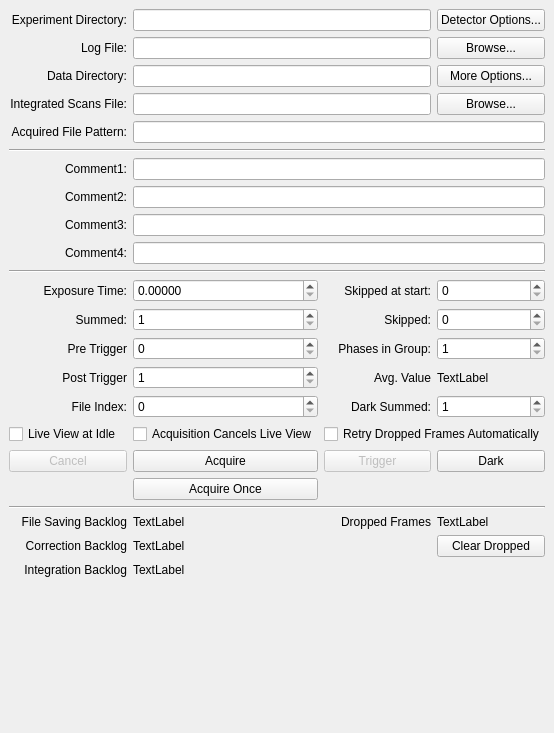
          <widget class="QStackedWidget" name="m_AcquisitionDialogAspects">
           <property name="currentIndex">
            <number>0</number>
           </property>
           <widget class="QWidget" name="m_DetectorPage">
            <layout class="QGridLayout" name="gridLayout_6">
             <item row="14" column="3">
              <widget class="QSpinBox" name="m_SkippedExposures">
               <property name="sizePolicy">
                <sizepolicy hsizetype="Preferred" vsizetype="Fixed">
                 <horstretch>1</horstretch>
                 <verstretch>0</verstretch>
                </sizepolicy>
               </property>
               <property name="toolTip">
                <string>Number of exposures to skip between each saved image
Script Property: &quot;acquisition.skippedExposures&quot;
Script Function: skippedExposures()</string>
               </property>
               <property name="keyboardTracking">
                <bool>false</bool>
               </property>
               <property name="minimum">
                <number>0</number>
               </property>
               <property name="maximum">
                <number>9999999</number>
               </property>
               <property name="value">
                <number>0</number>
               </property>
              </widget>
             </item>
             <item row="22" column="0" colspan="4">
              <widget class="Line" name="line_3">
               <property name="orientation">
                <enum>Qt::Horizontal</enum>
               </property>
              </widget>
             </item>
             <item row="3" column="3">
              <widget class="QPushButton" name="m_AcquireOptionsButton">
               <property name="toolTip">
                <string>Acquisition options, such as
Location(s) where data files are saved
</string>
               </property>
               <property name="text">
                <string>More Options...</string>
               </property>
              </widget>
             </item>
             <item row="9" column="0">
              <widget class="QLabel" name="label_13">
               <property name="text">
                <string>Comment2:</string>
               </property>
               <property name="alignment">
                <set>Qt::AlignRight|Qt::AlignTrailing|Qt::AlignVCenter</set>
               </property>
              </widget>
             </item>
             <item row="16" column="0">
              <widget class="QLabel" name="label_9">
               <property name="text">
                <string>Post Trigger</string>
               </property>
               <property name="alignment">
                <set>Qt::AlignRight|Qt::AlignTrailing|Qt::AlignVCenter</set>
               </property>
              </widget>
             </item>
             <item row="16" column="1">
              <widget class="QSpinBox" name="m_PostTriggerFiles">
               <property name="sizePolicy">
                <sizepolicy hsizetype="Preferred" vsizetype="Fixed">
                 <horstretch>1</horstretch>
                 <verstretch>0</verstretch>
                </sizepolicy>
               </property>
               <property name="toolTip">
                <string>Total number of file groups in synchronized acquisition,
total number of images in 'conventional' acquisition
Script: &quot;acquisition.postTriggerFiles&quot;
Script Function: postTriggerFiles()</string>
               </property>
               <property name="specialValueText">
                <string/>
               </property>
               <property name="keyboardTracking">
                <bool>false</bool>
               </property>
               <property name="minimum">
                <number>1</number>
               </property>
               <property name="maximum">
                <number>9999999</number>
               </property>
               <property name="value">
                <number>1</number>
               </property>
              </widget>
             </item>
             <item row="17" column="0">
              <widget class="QLabel" name="label_5">
               <property name="text">
                <string>File Index:</string>
               </property>
               <property name="alignment">
                <set>Qt::AlignRight|Qt::AlignTrailing|Qt::AlignVCenter</set>
               </property>
              </widget>
             </item>
             <item row="3" column="0">
              <widget class="QLabel" name="label_20">
               <property name="text">
                <string>Data Directory:</string>
               </property>
               <property name="alignment">
                <set>Qt::AlignRight|Qt::AlignTrailing|Qt::AlignVCenter</set>
               </property>
              </widget>
             </item>
             <item row="10" column="1" colspan="3">
              <widget class="QLineEdit" name="m_UserComment3">
               <property name="sizePolicy">
                <sizepolicy hsizetype="Preferred" vsizetype="Fixed">
                 <horstretch>1</horstretch>
                 <verstretch>0</verstretch>
                </sizepolicy>
               </property>
               <property name="toolTip">
                <string>User Comment 3 (saved in data files)
Script Property: &quot;acquisition.userComment3&quot;
</string>
               </property>
              </widget>
             </item>
             <item row="23" column="3">
              <widget class="QLabel" name="m_DroppedFrames">
               <property name="toolTip">
                <string>Count of dropped frames</string>
               </property>
               <property name="text">
                <string>TextLabel</string>
               </property>
              </widget>
             </item>
             <item row="6" column="0">
              <widget class="QLabel" name="label_4">
               <property name="text">
                <string> Acquired File Pattern:</string>
               </property>
               <property name="alignment">
                <set>Qt::AlignRight|Qt::AlignTrailing|Qt::AlignVCenter</set>
               </property>
              </widget>
             </item>
             <item row="11" column="1" colspan="3">
              <widget class="QLineEdit" name="m_UserComment4">
               <property name="sizePolicy">
                <sizepolicy hsizetype="Preferred" vsizetype="Fixed">
                 <horstretch>1</horstretch>
                 <verstretch>0</verstretch>
                </sizepolicy>
               </property>
               <property name="toolTip">
                <string>User Comment 4 (saved in data files)
Script Property: &quot;acquisition.userComment4&quot;
</string>
               </property>
              </widget>
             </item>
             <item row="15" column="1">
              <widget class="QSpinBox" name="m_PreTriggerFiles">
               <property name="sizePolicy">
                <sizepolicy hsizetype="Preferred" vsizetype="Fixed">
                 <horstretch>1</horstretch>
                 <verstretch>0</verstretch>
                </sizepolicy>
               </property>
               <property name="toolTip">
                <string>Total number of pre trigger file groups in synchronized acquisition,
total number of pre trigger files in 'conventional' acquisition
Script: &quot;acquisition.preTriggerFiles&quot;
Script Function: preTriggerFiles()</string>
               </property>
               <property name="specialValueText">
                <string/>
               </property>
               <property name="keyboardTracking">
                <bool>false</bool>
               </property>
               <property name="minimum">
                <number>0</number>
               </property>
               <property name="maximum">
                <number>9999999</number>
               </property>
               <property name="value">
                <number>0</number>
               </property>
              </widget>
             </item>
             <item row="6" column="1" colspan="3">
              <widget class="QLineEdit" name="m_FilePattern">
               <property name="sizePolicy">
                <sizepolicy hsizetype="Preferred" vsizetype="Fixed">
                 <horstretch>1</horstretch>
                 <verstretch>0</verstretch>
                </sizepolicy>
               </property>
               <property name="toolTip">
                <string>Base File Name Pattern
Script Property: &quot;acquisition.filePattern&quot;
Script Function: filePattern()
Files: &lt;pattern&gt;-&lt;nnnnn&gt;-&lt;ppp&gt;.tif
Dark: &lt;pattern&gt;-&lt;nnnnn&gt;.dark.tif
Raw: &lt;pattern&gt;-&lt;nnnnn&gt;-&lt;ppp&gt;.raw.tif</string>
               </property>
              </widget>
             </item>
             <item row="15" column="0">
              <widget class="QLabel" name="label_11">
               <property name="text">
                <string>Pre Trigger</string>
               </property>
               <property name="alignment">
                <set>Qt::AlignRight|Qt::AlignTrailing|Qt::AlignVCenter</set>
               </property>
              </widget>
             </item>
             <item row="16" column="3">
              <widget class="QLabel" name="m_AverageDisplay">
               <property name="toolTip">
                <string>Average value of acquired frames</string>
               </property>
               <property name="text">
                <string>TextLabel</string>
               </property>
              </widget>
             </item>
             <item row="20" column="2">
              <widget class="QPushButton" name="m_TriggerButton">
               <property name="enabled">
                <bool>false</bool>
               </property>
               <property name="sizePolicy">
                <sizepolicy hsizetype="Preferred" vsizetype="Fixed">
                 <horstretch>1</horstretch>
                 <verstretch>0</verstretch>
                </sizepolicy>
               </property>
               <property name="toolTip">
                <string>Trigger acquisition
Script Function: trigger()</string>
               </property>
               <property name="text">
                <string>Trigger</string>
               </property>
              </widget>
             </item>
             <item row="5" column="0">
              <widget class="QLabel" name="label_27">
               <property name="text">
                <string>Integrated Scans File:</string>
               </property>
               <property name="alignment">
                <set>Qt::AlignRight|Qt::AlignTrailing|Qt::AlignVCenter</set>
               </property>
              </widget>
             </item>
             <item row="23" column="0">
              <widget class="QLabel" name="label_28">
               <property name="text">
                <string>File Saving Backlog</string>
               </property>
               <property name="alignment">
                <set>Qt::AlignRight|Qt::AlignTrailing|Qt::AlignVCenter</set>
               </property>
              </widget>
             </item>
             <item row="13" column="2">
              <widget class="QLabel" name="label_24">
               <property name="text">
                <string>Skipped at start:</string>
               </property>
               <property name="alignment">
                <set>Qt::AlignRight|Qt::AlignTrailing|Qt::AlignVCenter</set>
               </property>
              </widget>
             </item>
             <item row="13" column="3">
              <widget class="QSpinBox" name="m_SkippedExposuresAtStart">
               <property name="sizePolicy">
                <sizepolicy hsizetype="Preferred" vsizetype="Fixed">
                 <horstretch>1</horstretch>
                 <verstretch>0</verstretch>
                </sizepolicy>
               </property>
               <property name="toolTip">
                <string>Number of exposures to skip before each acquisition sequence
Script Property: &quot;acquisition.skippedExposuresAtStart&quot;</string>
               </property>
               <property name="keyboardTracking">
                <bool>false</bool>
               </property>
               <property name="minimum">
                <number>0</number>
               </property>
               <property name="maximum">
                <number>9999999</number>
               </property>
               <property name="value">
                <number>0</number>
               </property>
              </widget>
             </item>
             <item row="2" column="1" colspan="2">
              <widget class="QLineEdit" name="m_LogFileName">
               <property name="sizePolicy">
                <sizepolicy hsizetype="Preferred" vsizetype="Fixed">
                 <horstretch>1</horstretch>
                 <verstretch>0</verstretch>
                </sizepolicy>
               </property>
               <property name="toolTip">
                <string>Name of log file 
(relative to experiment directory)
</string>
               </property>
               <property name="readOnly">
                <bool>false</bool>
               </property>
              </widget>
             </item>
             <item row="19" column="1">
              <widget class="QCheckBox" name="m_AcquisitionCancelsLiveView">
               <property name="text">
                <string>Acquisition Cancels Live View</string>
               </property>
              </widget>
             </item>
             <item row="24" column="1">
              <widget class="QLabel" name="m_CorrectionBacklog">
               <property name="toolTip">
                <string>Number of frames still to be corrected</string>
               </property>
               <property name="text">
                <string>TextLabel</string>
               </property>
              </widget>
             </item>
             <item row="1" column="3">
              <widget class="QPushButton" name="m_DetectorOptionsButton">
               <property name="toolTip">
                <string>Acquisition options, such as
Location(s) where data files are saved
</string>
               </property>
               <property name="text">
                <string>Detector Options...</string>
               </property>
              </widget>
             </item>
             <item row="9" column="1" colspan="3">
              <widget class="QLineEdit" name="m_UserComment2">
               <property name="sizePolicy">
                <sizepolicy hsizetype="Preferred" vsizetype="Fixed">
                 <horstretch>1</horstretch>
                 <verstretch>0</verstretch>
                </sizepolicy>
               </property>
               <property name="toolTip">
                <string>User Comment 2 (saved in data files)
Script Property: &quot;acquisition.userComment2&quot;
</string>
               </property>
              </widget>
             </item>
             <item row="5" column="1" colspan="2">
              <widget class="QLineEdit" name="m_ScanFileName">
               <property name="sizePolicy">
                <sizepolicy hsizetype="Preferred" vsizetype="Fixed">
                 <horstretch>1</horstretch>
                 <verstretch>0</verstretch>
                </sizepolicy>
               </property>
               <property name="toolTip">
                <string>Name of integrated scans file
(relative to data directory)</string>
               </property>
               <property name="readOnly">
                <bool>false</bool>
               </property>
              </widget>
             </item>
             <item row="12" column="0" colspan="4">
              <widget class="Line" name="line_2">
               <property name="orientation">
                <enum>Qt::Horizontal</enum>
               </property>
              </widget>
             </item>
             <item row="23" column="2">
              <widget class="QLabel" name="label_23">
               <property name="text">
                <string>Dropped Frames</string>
               </property>
               <property name="alignment">
                <set>Qt::AlignRight|Qt::AlignTrailing|Qt::AlignVCenter</set>
               </property>
              </widget>
             </item>
             <item row="20" column="0">
              <widget class="QPushButton" name="m_CancelButton">
               <property name="enabled">
                <bool>false</bool>
               </property>
               <property name="toolTip">
                <string>Cancel an acquisition
Script Function: acquireCancel()</string>
               </property>
               <property name="text">
                <string>Cancel</string>
               </property>
              </widget>
             </item>
             <item row="8" column="0">
              <widget class="QLabel" name="label_8">
               <property name="text">
                <string>Comment1:</string>
               </property>
               <property name="alignment">
                <set>Qt::AlignRight|Qt::AlignTrailing|Qt::AlignVCenter</set>
               </property>
              </widget>
             </item>
             <item row="26" column="0" colspan="4">
              <spacer name="verticalSpacer_3">
               <property name="orientation">
                <enum>Qt::Vertical</enum>
               </property>
               <property name="sizeHint" stdset="0">
                <size>
                 <width>88</width>
                 <height>147</height>
                </size>
               </property>
              </spacer>
             </item>
             <item row="11" column="0">
              <widget class="QLabel" name="label_21">
               <property name="text">
                <string>Comment4:</string>
               </property>
               <property name="alignment">
                <set>Qt::AlignRight|Qt::AlignTrailing|Qt::AlignVCenter</set>
               </property>
              </widget>
             </item>
             <item row="2" column="3">
              <widget class="QPushButton" name="m_BrowseLogFileButton">
               <property name="toolTip">
                <string>Select New Log File...</string>
               </property>
               <property name="text">
                <string>Browse...</string>
               </property>
              </widget>
             </item>
             <item row="1" column="1" colspan="2">
              <widget class="QLineEdit" name="m_ExperimentDirectory">
               <property name="sizePolicy">
                <sizepolicy hsizetype="Preferred" vsizetype="Fixed">
                 <horstretch>1</horstretch>
                 <verstretch>0</verstretch>
                </sizepolicy>
               </property>
               <property name="toolTip">
                <string>The directory where the experiment file is saved
Can only be changed by saving a new experiment</string>
               </property>
               <property name="readOnly">
                <bool>true</bool>
               </property>
              </widget>
             </item>
             <item row="19" column="0">
              <widget class="QCheckBox" name="m_LiveViewAtIdle">
               <property name="text">
                <string>Live View at Idle</string>
               </property>
              </widget>
             </item>
             <item row="8" column="1" colspan="3">
              <widget class="QLineEdit" name="m_UserComment1">
               <property name="sizePolicy">
                <sizepolicy hsizetype="Preferred" vsizetype="Fixed">
                 <horstretch>1</horstretch>
                 <verstretch>0</verstretch>
                </sizepolicy>
               </property>
               <property name="toolTip">
                <string>User Comment 1 (saved in data files)
Script Property: &quot;acquisition.userComment1&quot;
</string>
               </property>
              </widget>
             </item>
             <item row="13" column="1">
              <widget class="QxrdExposureTimeSpinner" name="m_ExposureTime">
               <property name="sizePolicy">
                <sizepolicy hsizetype="Preferred" vsizetype="Fixed">
                 <horstretch>1</horstretch>
                 <verstretch>0</verstretch>
                </sizepolicy>
               </property>
               <property name="toolTip">
                <string>Exposure time for each acquired image
Script Property: &quot;acquisition.exposureTime&quot;
Script Function: exposureTime()</string>
               </property>
               <property name="accelerated">
                <bool>false</bool>
               </property>
               <property name="keyboardTracking">
                <bool>false</bool>
               </property>
               <property name="decimals">
                <number>5</number>
               </property>
               <property name="maximum">
                <double>10.000000000000000</double>
               </property>
              </widget>
             </item>
             <item row="24" column="3">
              <widget class="QPushButton" name="m_ClearDroppedButton">
               <property name="enabled">
                <bool>true</bool>
               </property>
               <property name="sizePolicy">
                <sizepolicy hsizetype="Preferred" vsizetype="Fixed">
                 <horstretch>1</horstretch>
                 <verstretch>0</verstretch>
                </sizepolicy>
               </property>
               <property name="toolTip">
                <string>Clear dropped frames counter</string>
               </property>
               <property name="text">
                <string>Clear Dropped</string>
               </property>
              </widget>
             </item>
             <item row="10" column="0">
              <widget class="QLabel" name="label_22">
               <property name="text">
                <string>Comment3:</string>
               </property>
               <property name="alignment">
                <set>Qt::AlignRight|Qt::AlignTrailing|Qt::AlignVCenter</set>
               </property>
              </widget>
             </item>
             <item row="15" column="2">
              <widget class="QLabel" name="label_6">
               <property name="text">
                <string>Phases in Group:</string>
               </property>
               <property name="alignment">
                <set>Qt::AlignRight|Qt::AlignTrailing|Qt::AlignVCenter</set>
               </property>
              </widget>
             </item>
             <item row="19" column="2" colspan="2">
              <widget class="QCheckBox" name="m_RetryDropped">
               <property name="text">
                <string>Retry Dropped Frames Automatically</string>
               </property>
              </widget>
             </item>
             <item row="17" column="2">
              <widget class="QLabel" name="label_7">
               <property name="text">
                <string>Dark Summed:</string>
               </property>
               <property name="alignment">
                <set>Qt::AlignRight|Qt::AlignTrailing|Qt::AlignVCenter</set>
               </property>
              </widget>
             </item>
             <item row="7" column="0" colspan="4">
              <widget class="Line" name="line">
               <property name="orientation">
                <enum>Qt::Horizontal</enum>
               </property>
              </widget>
             </item>
             <item row="20" column="1">
              <widget class="QPushButton" name="m_AcquireButton">
               <property name="enabled">
                <bool>true</bool>
               </property>
               <property name="sizePolicy">
                <sizepolicy hsizetype="Preferred" vsizetype="Fixed">
                 <horstretch>1</horstretch>
                 <verstretch>0</verstretch>
                </sizepolicy>
               </property>
               <property name="toolTip">
                <string>Do regular acquisition
Script Function: acquire([fileName
                                       [,exposure
                                       [,summed
                                       [,postTrigger
                                       [,preTrigger
                                       [,nPhases]]]]]])
</string>
               </property>
               <property name="text">
                <string>Acquire</string>
               </property>
              </widget>
             </item>
             <item row="15" column="3">
              <widget class="QSpinBox" name="m_PhasesInGroup">
               <property name="sizePolicy">
                <sizepolicy hsizetype="Preferred" vsizetype="Fixed">
                 <horstretch>1</horstretch>
                 <verstretch>0</verstretch>
                </sizepolicy>
               </property>
               <property name="toolTip">
                <string>Total number of phases in each file group for synchronized acquisition
Set to 1 to acquire individual images,
Script: &quot;acquisition.phasesInGroup&quot;
Script Function: phasesInGroup()</string>
               </property>
               <property name="specialValueText">
                <string/>
               </property>
               <property name="keyboardTracking">
                <bool>false</bool>
               </property>
               <property name="minimum">
                <number>1</number>
               </property>
               <property name="maximum">
                <number>9999999</number>
               </property>
               <property name="value">
                <number>1</number>
               </property>
              </widget>
             </item>
             <item row="13" column="0">
              <widget class="QLabel" name="label_10">
               <property name="text">
                <string>Exposure Time:</string>
               </property>
               <property name="alignment">
                <set>Qt::AlignRight|Qt::AlignTrailing|Qt::AlignVCenter</set>
               </property>
              </widget>
             </item>
             <item row="2" column="0">
              <widget class="QLabel" name="label_25">
               <property name="text">
                <string>Log File:</string>
               </property>
               <property name="alignment">
                <set>Qt::AlignRight|Qt::AlignTrailing|Qt::AlignVCenter</set>
               </property>
              </widget>
             </item>
             <item row="25" column="1">
              <widget class="QLabel" name="m_IntegrationBacklog">
               <property name="toolTip">
                <string>Number of frames still to be integrated</string>
               </property>
               <property name="text">
                <string>TextLabel</string>
               </property>
              </widget>
             </item>
             <item row="14" column="1">
              <widget class="QSpinBox" name="m_SummedExposures">
               <property name="sizePolicy">
                <sizepolicy hsizetype="Preferred" vsizetype="Fixed">
                 <horstretch>1</horstretch>
                 <verstretch>0</verstretch>
                </sizepolicy>
               </property>
               <property name="toolTip">
                <string>Number of exposures to sum for each saved image
Script Property: &quot;acquisition.summedExposures&quot;
Script Function: summedExposures()</string>
               </property>
               <property name="keyboardTracking">
                <bool>false</bool>
               </property>
               <property name="minimum">
                <number>1</number>
               </property>
               <property name="maximum">
                <number>9999999</number>
               </property>
              </widget>
             </item>
             <item row="5" column="3">
              <widget class="QPushButton" name="m_BrowseScanFileButton">
               <property name="toolTip">
                <string>Select New Scan File...</string>
               </property>
               <property name="text">
                <string>Browse...</string>
               </property>
              </widget>
             </item>
             <item row="17" column="1">
              <widget class="QSpinBox" name="m_FileIndex">
               <property name="sizePolicy">
                <sizepolicy hsizetype="Preferred" vsizetype="Fixed">
                 <horstretch>1</horstretch>
                 <verstretch>0</verstretch>
                </sizepolicy>
               </property>
               <property name="toolTip">
                <string>Index number, substituted into file names, and incremented with each image
Script Property: acquisition.fileIndex
Script Function: fileindex()</string>
               </property>
               <property name="keyboardTracking">
                <bool>false</bool>
               </property>
               <property name="maximum">
                <number>99999999</number>
               </property>
              </widget>
             </item>
             <item row="1" column="0">
              <widget class="QLabel" name="label_26">
               <property name="text">
                <string>Experiment Directory:</string>
               </property>
               <property name="alignment">
                <set>Qt::AlignRight|Qt::AlignTrailing|Qt::AlignVCenter</set>
               </property>
              </widget>
             </item>
             <item row="20" column="3">
              <widget class="QPushButton" name="m_DarkAcquireButton">
               <property name="enabled">
                <bool>true</bool>
               </property>
               <property name="sizePolicy">
                <sizepolicy hsizetype="Preferred" vsizetype="Fixed">
                 <horstretch>1</horstretch>
                 <verstretch>0</verstretch>
                </sizepolicy>
               </property>
               <property name="toolTip">
                <string>Do Dark Acquisition
Script Function: acquireDark([fileName[,exposures[,summed]]])</string>
               </property>
               <property name="text">
                <string>Dark</string>
               </property>
              </widget>
             </item>
             <item row="24" column="0">
              <widget class="QLabel" name="label_29">
               <property name="text">
                <string>Correction Backlog</string>
               </property>
               <property name="alignment">
                <set>Qt::AlignRight|Qt::AlignTrailing|Qt::AlignVCenter</set>
               </property>
              </widget>
             </item>
             <item row="14" column="2">
              <widget class="QLabel" name="label_30">
               <property name="text">
                <string>Skipped:</string>
               </property>
               <property name="alignment">
                <set>Qt::AlignRight|Qt::AlignTrailing|Qt::AlignVCenter</set>
               </property>
              </widget>
             </item>
             <item row="17" column="3">
              <widget class="QSpinBox" name="m_DarkSummedExposures">
               <property name="sizePolicy">
                <sizepolicy hsizetype="Preferred" vsizetype="Fixed">
                 <horstretch>1</horstretch>
                 <verstretch>0</verstretch>
                </sizepolicy>
               </property>
               <property name="toolTip">
                <string>Number of exposures to sum for dark image
Script Property: acquisition.darkSummedExposures
Script Function: darkSummedExposures()</string>
               </property>
               <property name="keyboardTracking">
                <bool>false</bool>
               </property>
               <property name="minimum">
                <number>1</number>
               </property>
               <property name="maximum">
                <number>9999999</number>
               </property>
              </widget>
             </item>
             <item row="25" column="0">
              <widget class="QLabel" name="label_31">
               <property name="text">
                <string>Integration Backlog</string>
               </property>
               <property name="alignment">
                <set>Qt::AlignRight|Qt::AlignTrailing|Qt::AlignVCenter</set>
               </property>
              </widget>
             </item>
             <item row="3" column="1" colspan="2">
              <widget class="QLineEdit" name="m_DataDirectory">
               <property name="sizePolicy">
                <sizepolicy hsizetype="Preferred" vsizetype="Fixed">
                 <horstretch>1</horstretch>
                 <verstretch>0</verstretch>
                </sizepolicy>
               </property>
               <property name="toolTip">
                <string>The directory where data files will be saved
(relative to the experiment directory)
</string>
               </property>
               <property name="readOnly">
                <bool>false</bool>
               </property>
              </widget>
             </item>
             <item row="14" column="0">
              <widget class="QLabel" name="label_32">
               <property name="text">
                <string>Summed:</string>
               </property>
               <property name="alignment">
                <set>Qt::AlignRight|Qt::AlignTrailing|Qt::AlignVCenter</set>
               </property>
              </widget>
             </item>
             <item row="16" column="2">
              <widget class="QLabel" name="label_33">
               <property name="text">
                <string>Avg. Value</string>
               </property>
               <property name="alignment">
                <set>Qt::AlignRight|Qt::AlignTrailing|Qt::AlignVCenter</set>
               </property>
              </widget>
             </item>
             <item row="23" column="1">
              <widget class="QLabel" name="m_SaverBacklog">
               <property name="toolTip">
                <string>Number of frames still to be corrected</string>
               </property>
               <property name="text">
                <string>TextLabel</string>
               </property>
              </widget>
             </item>
             <item row="21" column="1">
              <widget class="QPushButton" name="m_AcquireOnceButton">
               <property name="enabled">
                <bool>true</bool>
               </property>
               <property name="sizePolicy">
                <sizepolicy hsizetype="Preferred" vsizetype="Fixed">
                 <horstretch>1</horstretch>
                 <verstretch>0</verstretch>
                </sizepolicy>
               </property>
               <property name="toolTip">
                <string>Do regular acquisition
Script Function: acquire([fileName
                                       [,exposure
                                       [,summed
                                       [,postTrigger
                                       [,preTrigger
                                       [,nPhases]]]]]])
</string>
               </property>
               <property name="text">
                <string>Acquire Once</string>
               </property>
              </widget>
             </item>
            </layout>
           </widget>
           <widget class="QWidget" name="m_WatcherPage"/>
          </widget>
